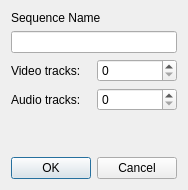
<?xml version="1.0" encoding="UTF-8"?>
<ui version="4.0">
 <author>
SPDX-FileCopyrightText: none
SPDX-License-Identifier: GPL-3.0-only OR LicenseRef-KDE-Accepted-GPL
 </author>
 <class>NewTimeline_UI</class>
 <widget class="QDialog" name="NewTimeline_UI">
  <property name="geometry">
   <rect>
    <x>0</x>
    <y>0</y>
    <width>186</width>
    <height>190</height>
   </rect>
  </property>
  <property name="windowTitle">
   <string>Dialog</string>
  </property>
  <layout class="QGridLayout" name="gridLayout">
   <item row="4" column="0">
    <spacer name="verticalSpacer">
     <property name="orientation">
      <enum>Qt::Vertical</enum>
     </property>
     <property name="sizeHint" stdset="0">
      <size>
       <width>20</width>
       <height>0</height>
      </size>
     </property>
    </spacer>
   </item>
   <item row="5" column="0" colspan="2">
    <widget class="QDialogButtonBox" name="buttonBox">
     <property name="orientation">
      <enum>Qt::Horizontal</enum>
     </property>
     <property name="standardButtons">
      <set>QDialogButtonBox::Cancel|QDialogButtonBox::Ok</set>
     </property>
    </widget>
   </item>
   <item row="0" column="0" colspan="2">
    <widget class="QLabel" name="label">
     <property name="text">
      <string>Sequence Name</string>
     </property>
    </widget>
   </item>
   <item row="3" column="1">
    <widget class="QSpinBox" name="audio_tracks"/>
   </item>
   <item row="2" column="1">
    <widget class="QSpinBox" name="video_tracks"/>
   </item>
   <item row="3" column="0">
    <widget class="QLabel" name="label_audio_tracks">
     <property name="text">
      <string>Audio tracks:</string>
     </property>
    </widget>
   </item>
   <item row="2" column="0">
    <widget class="QLabel" name="label_video_tracks">
     <property name="text">
      <string>Video tracks:</string>
     </property>
    </widget>
   </item>
   <item row="1" column="0" colspan="2">
    <widget class="QLineEdit" name="sequence_name"/>
   </item>
  </layout>
 </widget>
 <tabstops>
  <tabstop>sequence_name</tabstop>
  <tabstop>video_tracks</tabstop>
  <tabstop>audio_tracks</tabstop>
 </tabstops>
 <resources/>
 <connections>
  <connection>
   <sender>buttonBox</sender>
   <signal>accepted()</signal>
   <receiver>NewTimeline_UI</receiver>
   <slot>accept()</slot>
   <hints>
    <hint type="sourcelabel">
     <x>248</x>
     <y>254</y>
    </hint>
    <hint type="destinationlabel">
     <x>157</x>
     <y>274</y>
    </hint>
   </hints>
  </connection>
  <connection>
   <sender>buttonBox</sender>
   <signal>rejected()</signal>
   <receiver>NewTimeline_UI</receiver>
   <slot>reject()</slot>
   <hints>
    <hint type="sourcelabel">
     <x>316</x>
     <y>260</y>
    </hint>
    <hint type="destinationlabel">
     <x>286</x>
     <y>274</y>
    </hint>
   </hints>
  </connection>
 </connections>
</ui>
